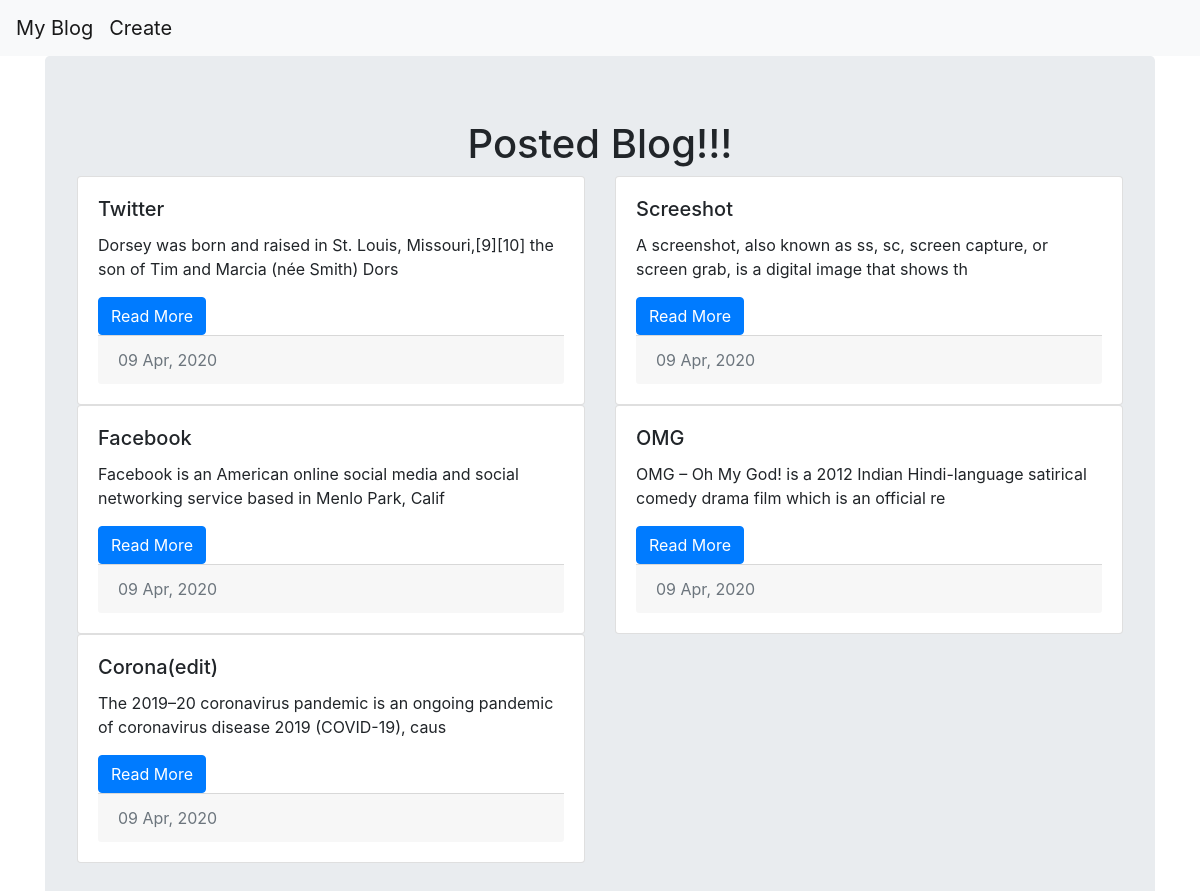
Screenshot of /blog/ with the database file from the repository.
### blog/models.py (models this page shows, shortened)
class Post(models.Model):
    title = models.CharField(max_length=200)
    author =models.CharField(max_length=200)
    text = models.TextField()
    created_date = models.DateTimeField(default = timezone.now())
    published_date = models.DateTimeField(blank = True, null = True)
    image = models.ImageField(upload_to='pics', blank=True,null=True)

### blog/views.py (the view)
# urls.py: path('', views.PostListView.as_view(), name='post_list'),
class PostListView(ListView):
    context_object_name='post_list'
    model =Post
    def get_queryset(self):
        return Post.objects.filter().order_by('-created_date')

### templates/blog/post_list.html (shortened to what this page needs)
{%extends 'blog/base.html'%}
{%block content%}
<div class="container">
  <div class="jumbotron">
<h1>
  <center>
  Posted Blog!!!
</center>
</h1>
<div class="row">
    {%for post in post_list%}
    <div class="col-sm-6">
      <div class="card">
        <div class="card-body">
          <h5 class="card-title">{{post.title|capfirst}}</h5>
          <p class="card-text">{{post.text|slice:'100'}}</p>
          <a href="{%url 'blog:post_detail' pk=post.pk%}" class="btn btn-primary">Read More</a>
          <div class="card-footer text-muted">
            {{post.created_date|date:"d M, Y"}}
          </div>
        </div>
      </div>
    </div>
    {%endfor%}
 </div>
{%endblock%}

### templates/blog/base.html (shortened to what this page needs)
{%load static%}
<!DOCTYPE html>
<html lang="en">
<head>
    <link rel="stylesheet" href="https://stackpath.bootstrapcdn.com/bootstrap/4.4.1/css/bootstrap.min.css">
    <link rel="stylesheet" href="{% static 'css/blog.css' %}">
    <link rel="stylesheet" href="https://cdnjs.cloudflare.com/ajax/libs/font-awesome/4.7.0/css/font-awesome.min.css">
</head>
<body>
    <nav class="navbar navbar-expand-lg navbar-light bg-light">
        <a class="navbar-brand" href="{%url 'blog:post_list'%}">My Blog</a>
              <a class="navbar-brand" href="{%url 'blog:post_create'%}">Create</a>
      </nav>
    {%block content%}
    {%endblock%}
</body>
</html>

### rows the page displays
Post: title "Twitter", text "Dorsey was born and raised in St. Louis, Missouri,[9][10] the son of Tim and Marcia (née Smith) Dors", created_date "09 Apr, 2020"
Post: title "Screeshot", text "A screenshot, also known as ss, sc, screen capture, or screen grab, is a digital image that shows th", created_date "09 Apr, 2020"
Post: title "Facebook", text "Facebook is an American online social media and social networking service based in Menlo Park, Calif", created_date "09 Apr, 2020"
Post: title "OMG", text "OMG – Oh My God! is a 2012 Indian Hindi-language satirical comedy drama film which is an official re", created_date "09 Apr, 2020"
Post: title "Corona(edit)", text "The 2019–20 coronavirus pandemic is an ongoing pandemic of coronavirus disease 2019 (COVID-19), caus", created_date "09 Apr, 2020"
